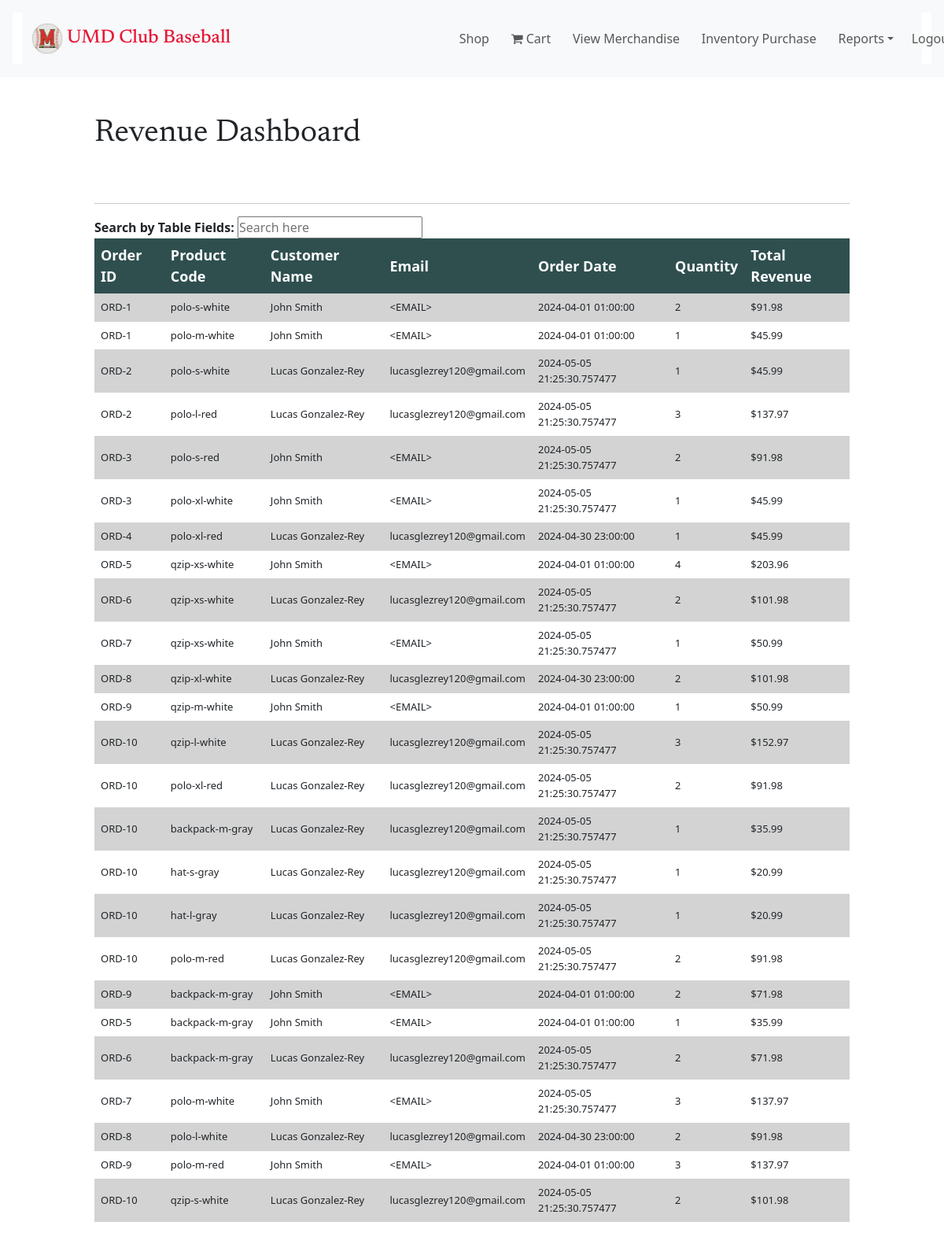
The app's page /sales-table (signed in) with its own data.
### models.py (models this page shows, shortened)
class User(UserMixin, db.Model):
    __tablename__ = "user"
    user_id = db.Column(db.Integer, primary_key=True)
    username = db.Column(db.String(100), unique=True, nullable=False)
    password = db.Column(db.String(100), nullable=False)
    role = db.Column(db.String(20), nullable=False, default='CUSTOMER')

class OrderItem(db.Model):
    __tablename__ = 'OrderItem'
    orderitem_id = db.Column(db.String(30), primary_key=True)
    order_id = db.Column(db.String(30), db.ForeignKey('Order.order_id', ondelete='CASCADE'), nullable=False)
    product_code = db.Column(db.String(30), db.ForeignKey('Inventory.product_code', ondelete='SET NULL'), nullable=True)
    product_qty = db.Column(db.Integer, nullable=False)
    item_price = db.Column(db.Float, nullable=True)
    line_price = db.Column(db.Float, nullable=True)
    inv_ref = db.relationship('Inventory', back_populates='inv_ois', cascade='all, save-update', passive_deletes=True)
    order_ref = db.relationship('Order', back_populates='orderitems')

class Order(db.Model):
    __tablename__ = 'Order'
    order_id = db.Column(db.String(30), unique=True)
    order_num = db.Column(db.Integer, unique=True, autoincrement=True, primary_key=True)
    order_date = db.Column(db.DateTime, nullable=False)
    user_id = db.Column(db.Integer, db.ForeignKey('user.user_id'), nullable=True)
    first_name = db.Column(db.String(30), nullable=False)
    last_name = db.Column(db.String(50), nullable=False)
    email = db.Column(db.String(100))
    address = db.Column(db.String(100))
    city = db.Column(db.String(100))
    state = db.Column(db.String(2))
    zipcode = db.Column(db.String(9))
    status = db.Column(db.String(20), default='IN PROGRESS')
    order_total = db.Column(db.Float, nullable=False)
    orderitems = relationship('OrderItem', back_populates='order_ref', uselist=True, cascade='all, delete-orphan')

### app.py (the view)
@app.route('/sales-table')
@login_required
@role_required(['ADMIN', 'MANAGER'])
def sales_table():
    import datetime as local_dt
    sales_data = db.session.query(
        Order.order_id.label('order_id'),
        OrderItem.product_code.label('product_code'),
        Order.first_name.label('first_name'),
        Order.last_name.label('last_name'),
        Order.email.label('email'),
        Order.order_date.label('order_date'),
        OrderItem.product_qty.label('product_qty'),
        (OrderItem.item_price * OrderItem.product_qty).label('total_revenue')
    ).join(OrderItem).join(Inventory).all()
    qry_rev_by_month = db.session.query(
        func.strftime('%Y-%m', Order.order_date).label('order_month'),
        func.sum(OrderItem.item_price * OrderItem.product_qty).label('total_rev')
    ) \
        .join(OrderItem, Order.order_id == OrderItem.order_id) \
        .group_by('order_month') \
        .order_by('order_month') \
        .all()
    qry_orders_past_30 = db.session.query(
        func.count(Order.order_id).label("order_count")
    ) \
    .filter(Order.order_id >= dt.now() - local_dt.timedelta(days=30)) \
    .all()
    df_orders_past_30 = pd.DataFrame(qry_orders_past_30, columns=['order_count'])
    orders_past_30_figure = px.pie(df_orders_past_30, names='order_count', values='order_count', title='Number of Orders in Past 30 Days',
            color_discrete_sequence=['#3366CC'])
    orders_past_30_figure.update_traces(textposition='inside', textinfo='label', hovertemplate=None, hoverinfo='none', textfont_size=30, showlegend=False)
    orders_past_30_figure.update_layout(
        title={'x': 0.5}
    )
    orders_past_30_figureJSON = orders_past_30_figure.to_json()
    df_rev_by_month = pd.DataFrame(qry_rev_by_month, columns=['order_month', 'total_rev'])
    rev_by_month_figure = px.line(df_rev_by_month, x='order_month', y='total_rev', title = 'Revenue by Month', markers=True,
                                  color_discrete_sequence=px.colors.qualitative.Antique,
                                  labels={'order_month': '', 'total_rev': 'Total Revenue'})
    rev_by_month_figure.update_layout(
        title={'x': 0.5}
    )
    rev_by_month_figureJSON = rev_by_month_figure.to_json()
    return render_template('sales-table.html', sales_data=sales_data, rev_by_month_graph = rev_by_month_figureJSON, orders_past_30_graph = orders_past_30_figureJSON)

### app.py (called while the page is built)
@login_manager.user_loader
def load_user(user_id):
    return User.query.get(int(user_id))

### authorize.py (called while the page is built)
def role_required(roles):
    def decorator(func):
        @wraps(func)
        def wrapper(*args, **kwargs):
            if current_user and current_user.role in roles:
                pass
            else:
                flash('You do not have permission to access this function.', 'error')
                return redirect(request.referrer)
            if callable(getattr(current_app, "ensure_sync", None)):
                return current_app.ensure_sync(func)(*args, **kwargs)
            return func(*args, *kwargs)
        return wrapper
    return decorator

### templates/sales-table.html (shortened to what this page needs)
{% extends "base.html" %}
{% block page_content %}
<div class="page-contents">
    <h1 id="small-page-header">Revenue Dashboard</h1>
        <hr id="header-hr">
    <b>
        <label for="gfg">Search by Table Fields:</label>
        <input id="gfg" type="text" placeholder="Search here">
    </b>
    <table class="summary-table">
        <thead>
            <tr>
                <th scope="col">Order ID</th>
                <th scope="col">Product Code</th>
                <th scope="col">Customer Name</th>
                <th scope="col">Email</th>
                <th scope="col">Order Date</th>
                <th scope="col">Quantity</th>
                <th scope="col">Total Revenue</th>
            </tr>
        </thead>
        <tbody id="geeks">
            {% for sale in sales_data %}
            <tr>
                <td>{{ sale.order_id }}</td>
                <td>{{ sale.product_code }}</td>
                <td>{{ sale.first_name }} {{ sale.last_name }}</td>
                <td>{{ sale.email }}</td>
                <td>{{ sale.order_date }}</td>
                <td>{{ sale.product_qty }}</td>
                <td>${{ '{:.2f}'.format(sale.total_revenue) }}</td>
            </tr>
            {% endfor %}
        </tbody>
    </table>
{% endblock %}

### templates/base.html (shortened to what this page needs)
<!DOCTYPE html>
<html lang="en">
<head>
    <link href="https://cdn.jsdelivr.net/npm/bootstrap@5.3.3/dist/css/bootstrap.min.css" rel="stylesheet"
>
    <link rel="stylesheet" href="https://cdnjs.cloudflare.com/ajax/libs/font-awesome/4.7.0/css/font-awesome.min.css">
    <link rel="stylesheet" href="{{ url_for('static', filename='css/main.css') }}">
</head>
<body>
    <div class="p-3 m-0 bg-light border-0 bd-example m-0 border-0">
    <div class="navbar-div">
        <nav class="navbar navbar-expand-lg bg-body-tertiary">
            <div class="container-fluid">
                <a class="navbar-brand" href="/">
                    <img class="logo" src="{{ url_for('static', filename='images/Subject.png') }}" alt="UMD Club Baseball Logo">
                    <span class="navbar-header">UMD Club Baseball</span>
                </a>
                <div class="d-flex justify-content-end">
                    <ul class="navbar-nav">
                        <li class="nav-item">
                            <a class="nav-link" href="/merch">Shop</a>
                        </li>
                        <li class="nav-item">
                            <a class="nav-link" href="/cart"><i class="fa fa-shopping-cart"></i> Cart</a>
                        </li>
                        {% if current_user.role in ['ADMIN', 'MANAGER'] %}
                            <li class="nav-item">
                                <a class="nav-link" href="{{ url_for('manage_products') }}">
                                    {{ 'Manage Merchandise' if current_user.role=='ADMIN' else 'View Merchandise' }}</a>
                            </li>
                            <li class="nav-item">
                                <a class="nav-link" href="{{ url_for('inventory_purchase') }}">Inventory Purchase</a>
                            </li>
                            <li class="nav-item dropdown">
                                <a class="nav-link dropdown-toggle" href="#" role="button" data-bs-toggle="dropdown"
                                aria-expanded="false">Reports</a>
                            </li>
                        {% endif %}
                        {% if current_user.is_authenticated %}
                            <ul class="navbar-nav ms-auto">
                                <li class="nav-item">
                                    <a class="nav-link" href="{{ url_for('logout') }}">Logout</a>
                                </li>
                            </ul>
                        {% endif %}
                    </ul>
                </div>
            </div>
        </nav>
    </div>
</div>
{% block page_content %}
{% endblock %}
</body>
</html>

### static/css/main.css (style rules this page uses)
* { margin: 0; padding: 0; }
.page-contents { width: 80vw !important; display: flex; flex-direction: column; margin-left: 50%; transform: translateX(-50%); justify-content: space-between; margin-top: 48px; max-width: 1200px; margin-bottom: 48px; }
#small-page-header { font-family: "Newsreader", serif; font-optical-sizing: auto; font-style: normal; font-size: 40px; font-weight: 400; margin-bottom: 5%; }
#header-hr { width: 80vw; display: flex; margin-left: 50%; transform: translateX(-50%); margin-top: 16px; margin-bottom: 16px; height: 1px; max-width: 1200px; }
.logo { width: 40px; height: 40px; }
.navbar-div { padding-left: 1%; padding-right: 1%; width:100%; background-color:white; max-width: 185vh; }
.dropdown, .nav-item { margin-right: 1%; margin-left: 1%; white-space: nowrap; }
.navbar-header { color: #E61938; font-family: "Newsreader", serif; font-size: 24px; padding-top: 50px; font-weight: 500; }
.summary-table { width: 100%; border-collapse: collapse; }
.summary-table th, .summary-table td { border: 1px; padding: 8px; text-align: left; font-size: small; }
.summary-table th { font-weight: bold; font-size: large; text-align: left; background-color:darkslategray; color:white; }
.summary-table tbody tr:nth-of-type(odd) { background-color: lightgray; }

### records on screen
User: role "View Merchandise"
OrderItem: order_id "ORD-1", product_code "polo-s-white", first_name "John", last_name "Smith", email "<EMAIL>", order_date "2024-04-01 01:00:00", product_qty "2", total_revenue "91.98"
OrderItem: order_id "ORD-1", product_code "polo-m-white", first_name "John", last_name "Smith", email "<EMAIL>", order_date "2024-04-01 01:00:00", product_qty "1", total_revenue "45.99"
OrderItem: order_id "ORD-2", product_code "polo-s-white", first_name "Lucas", last_name "Gonzalez-Rey", email "lucasglezrey120@gmail.com", order_date "2024-05-05 21:25:30.757477", product_qty "1", total_revenue "45.99"
OrderItem: order_id "ORD-2", product_code "polo-l-red", first_name "Lucas", last_name "Gonzalez-Rey", email "lucasglezrey120@gmail.com", order_date "2024-05-05 21:25:30.757477", product_qty "3", total_revenue "137.97"
OrderItem: order_id "ORD-3", product_code "polo-s-red", first_name "John", last_name "Smith", email "<EMAIL>", order_date "2024-05-05 21:25:30.757477", product_qty "2", total_revenue "91.98"
OrderItem: order_id "ORD-3", product_code "polo-xl-white", first_name "John", last_name "Smith", email "<EMAIL>", order_date "2024-05-05 21:25:30.757477", product_qty "1", total_revenue "45.99"
OrderItem: order_id "ORD-4", product_code "polo-xl-red", first_name "Lucas", last_name "Gonzalez-Rey", email "lucasglezrey120@gmail.com", order_date "2024-04-30 23:00:00", product_qty "1", total_revenue "45.99"
OrderItem: order_id "ORD-5", product_code "qzip-xs-white", first_name "John", last_name "Smith", email "<EMAIL>", order_date "2024-04-01 01:00:00", product_qty "4", total_revenue "203.96"
OrderItem: order_id "ORD-6", product_code "qzip-xs-white", first_name "Lucas", last_name "Gonzalez-Rey", email "lucasglezrey120@gmail.com", order_date "2024-05-05 21:25:30.757477", product_qty "2", total_revenue "101.98"
OrderItem: order_id "ORD-7", product_code "qzip-xs-white", first_name "John", last_name "Smith", email "<EMAIL>", order_date "2024-05-05 21:25:30.757477", product_qty "1", total_revenue "50.99"
OrderItem: order_id "ORD-8", product_code "qzip-xl-white", first_name "Lucas", last_name "Gonzalez-Rey", email "lucasglezrey120@gmail.com", order_date "2024-04-30 23:00:00", product_qty "2", total_revenue "101.98"
OrderItem: order_id "ORD-9", product_code "qzip-m-white", first_name "John", last_name "Smith", email "<EMAIL>", order_date "2024-04-01 01:00:00", product_qty "1", total_revenue "50.99"
OrderItem: order_id "ORD-10", product_code "qzip-l-white", first_name "Lucas", last_name "Gonzalez-Rey", email "lucasglezrey120@gmail.com", order_date "2024-05-05 21:25:30.757477", product_qty "3", total_revenue "152.97"
OrderItem: order_id "ORD-10", product_code "polo-xl-red", first_name "Lucas", last_name "Gonzalez-Rey", email "lucasglezrey120@gmail.com", order_date "2024-05-05 21:25:30.757477", product_qty "2", total_revenue "91.98"
OrderItem: order_id "ORD-10", product_code "backpack-m-gray", first_name "Lucas", last_name "Gonzalez-Rey", email "lucasglezrey120@gmail.com", order_date "2024-05-05 21:25:30.757477", product_qty "1", total_revenue "35.99"
OrderItem: order_id "ORD-10", product_code "hat-s-gray", first_name "Lucas", last_name "Gonzalez-Rey", email "lucasglezrey120@gmail.com", order_date "2024-05-05 21:25:30.757477", product_qty "1", total_revenue "20.99"
OrderItem: order_id "ORD-10", product_code "hat-l-gray", first_name "Lucas", last_name "Gonzalez-Rey", email "lucasglezrey120@gmail.com", order_date "2024-05-05 21:25:30.757477", product_qty "1", total_revenue "20.99"
OrderItem: order_id "ORD-10", product_code "polo-m-red", first_name "Lucas", last_name "Gonzalez-Rey", email "lucasglezrey120@gmail.com", order_date "2024-05-05 21:25:30.757477", product_qty "2", total_revenue "91.98"
OrderItem: order_id "ORD-9", product_code "backpack-m-gray", first_name "John", last_name "Smith", email "<EMAIL>", order_date "2024-04-01 01:00:00", product_qty "2", total_revenue "71.98"
OrderItem: order_id "ORD-5", product_code "backpack-m-gray", first_name "John", last_name "Smith", email "<EMAIL>", order_date "2024-04-01 01:00:00", product_qty "1", total_revenue "35.99"
OrderItem: order_id "ORD-6", product_code "backpack-m-gray", first_name "Lucas", last_name "Gonzalez-Rey", email "lucasglezrey120@gmail.com", order_date "2024-05-05 21:25:30.757477", product_qty "2", total_revenue "71.98"
OrderItem: order_id "ORD-7", product_code "polo-m-white", first_name "John", last_name "Smith", email "<EMAIL>", order_date "2024-05-05 21:25:30.757477", product_qty "3", total_revenue "137.97"
OrderItem: order_id "ORD-8", product_code "polo-l-white", first_name "Lucas", last_name "Gonzalez-Rey", email "lucasglezrey120@gmail.com", order_date "2024-04-30 23:00:00", product_qty "2", total_revenue "91.98"
OrderItem: order_id "ORD-9", product_code "polo-m-red", first_name "John", last_name "Smith", email "<EMAIL>", order_date "2024-04-01 01:00:00", product_qty "3", total_revenue "137.97"
OrderItem: order_id "ORD-10", product_code "qzip-s-white", first_name "Lucas", last_name "Gonzalez-Rey", email "lucasglezrey120@gmail.com", order_date "2024-05-05 21:25:30.757477", product_qty "2", total_revenue "101.98"
